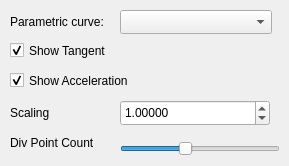
   <widget class="QWidget" name="tab_3">
    <attribute name="title">
     <string>Lab2</string>
    </attribute>
    <widget class="QLabel" name="label_8">
     <property name="geometry">
      <rect>
       <x>10</x>
       <y>10</y>
       <width>103</width>
       <height>24</height>
      </rect>
     </property>
     <property name="text">
      <string>Parametric curve:</string>
     </property>
     <property name="buddy">
      <cstring>trans_y_spin_box</cstring>
     </property>
    </widget>
    <widget class="QComboBox" name="Pc">
     <property name="geometry">
      <rect>
       <x>120</x>
       <y>10</y>
       <width>152</width>
       <height>24</height>
      </rect>
     </property>
    </widget>
    <widget class="QCheckBox" name="ShowTangent">
     <property name="geometry">
      <rect>
       <x>10</x>
       <y>40</y>
       <width>251</width>
       <height>21</height>
      </rect>
     </property>
     <property name="text">
      <string>Show Tangent</string>
     </property>
     <property name="checked">
      <bool>true</bool>
     </property>
    </widget>
    <widget class="QCheckBox" name="ShowAcceleration">
     <property name="geometry">
      <rect>
       <x>10</x>
       <y>70</y>
       <width>231</width>
       <height>21</height>
      </rect>
     </property>
     <property name="text">
      <string>Show Acceleration</string>
     </property>
     <property name="checked">
      <bool>true</bool>
     </property>
    </widget>
    <widget class="QLabel" name="label_9">
     <property name="geometry">
      <rect>
       <x>10</x>
       <y>100</y>
       <width>73</width>
       <height>26</height>
      </rect>
     </property>
     <property name="text">
      <string>Scaling</string>
     </property>
     <property name="buddy">
      <cstring>zoom_factor_spin_box</cstring>
     </property>
    </widget>
    <widget class="QDoubleSpinBox" name="scale_spin_box">
     <property name="geometry">
      <rect>
       <x>120</x>
       <y>100</y>
       <width>150</width>
       <height>26</height>
      </rect>
     </property>
     <property name="toolTip">
      <string/>
     </property>
     <property name="decimals">
      <number>5</number>
     </property>
     <property name="minimum">
      <double>0.000100000000000</double>
     </property>
     <property name="maximum">
      <double>10000.000000000000000</double>
     </property>
     <property name="singleStep">
      <double>0.100000000000000</double>
     </property>
     <property name="value">
      <double>1.000000000000000</double>
     </property>
    </widget>
    <widget class="QLabel" name="label_11">
     <property name="geometry">
      <rect>
       <x>10</x>
       <y>130</y>
       <width>101</width>
       <height>26</height>
      </rect>
     </property>
     <property name="text">
      <string>Div Point Count</string>
     </property>
     <property name="buddy">
      <cstring>zoom_factor_spin_box</cstring>
     </property>
    </widget>
    <widget class="QSlider" name="_div_point_count_widget">
     <property name="geometry">
      <rect>
       <x>120</x>
       <y>140</y>
       <width>160</width>
       <height>17</height>
      </rect>
     </property>
     <property name="minimum">
      <number>1</number>
     </property>
     <property name="maximum">
      <number>500</number>
     </property>
     <property name="value">
      <number>200</number>
     </property>
     <property name="orientation">
      <enum>Qt::Horizontal</enum>
     </property>
    </widget>
   </widget>
